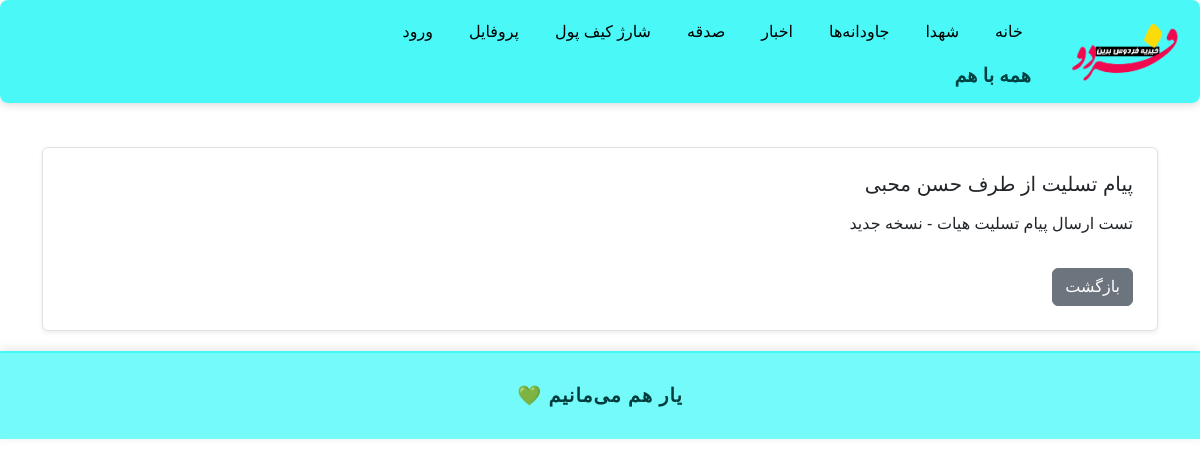
The page /eternals/condolence/9/ on the database its author committed.
### eternals/models.py (models this page shows, shortened)
class CondolenceMessage(models.Model):
    eternal = models.ForeignKey(Eternals, on_delete=models.CASCADE, related_name='condolences')  # اضافه شد
    persona = models.ForeignKey(Persona, on_delete=models.CASCADE, related_name='condolences')
    message = models.TextField(verbose_name="متن پیام تسلیت")
    created_at = models.DateTimeField(auto_now_add=True)

### accounts/models.py (models this page shows, shortened)
class Persona(models.Model):
    class PersonaType(models.TextChoices):
        REAL = 'real', _('حقیقی')
        LEGAL = 'legal', _('حقوقی')
    user = models.ForeignKey(User, on_delete=models.CASCADE, related_name='personas')
    name = models.CharField(max_length=255, verbose_name="عنوان شخصیت")
    persona_type = models.CharField(max_length=10, choices=PersonaType.choices, verbose_name="نوع شخصیت")
    is_default = models.BooleanField(default=False, verbose_name="پیش‌فرض")

### eternals/views.py (the view)
# urls.py: path('condolence/<int:pk>/', views.CondolenceDetailView.as_view(), name='condolence_detail'),
class CondolenceDetailView(DetailView):
    model = CondolenceMessage
    template_name = "eternals/condolence_detail.html"
    context_object_name = "message"

### templates/eternals/condolence_detail.html (shortened to what this page needs)
{% extends 'base.html' %}
{% block content %}
<div class="container mt-4">
    <div class="bg-white border rounded shadow-sm p-4">
        <h5 class="mb-3">پیام تسلیت از طرف {{ message.persona.name }}</h5>
        <p>{{ message.message|linebreaks }}</p>
        <a href="{% url 'eternals:detail' message.eternal.id %}" class="btn btn-secondary mt-3">بازگشت</a>
    </div>
</div>
{% endblock %}

### templates/base.html (style rules this page uses)
body { font-family: sans-serif; margin: 0; padding: 0; direction: rtl; background-color: #ffffff; }

### rows shown on the page
CondolenceMessage: persona.name "حسن محبی", message "تست ارسال پیام تسلیت هیات - نسخه جدید"
